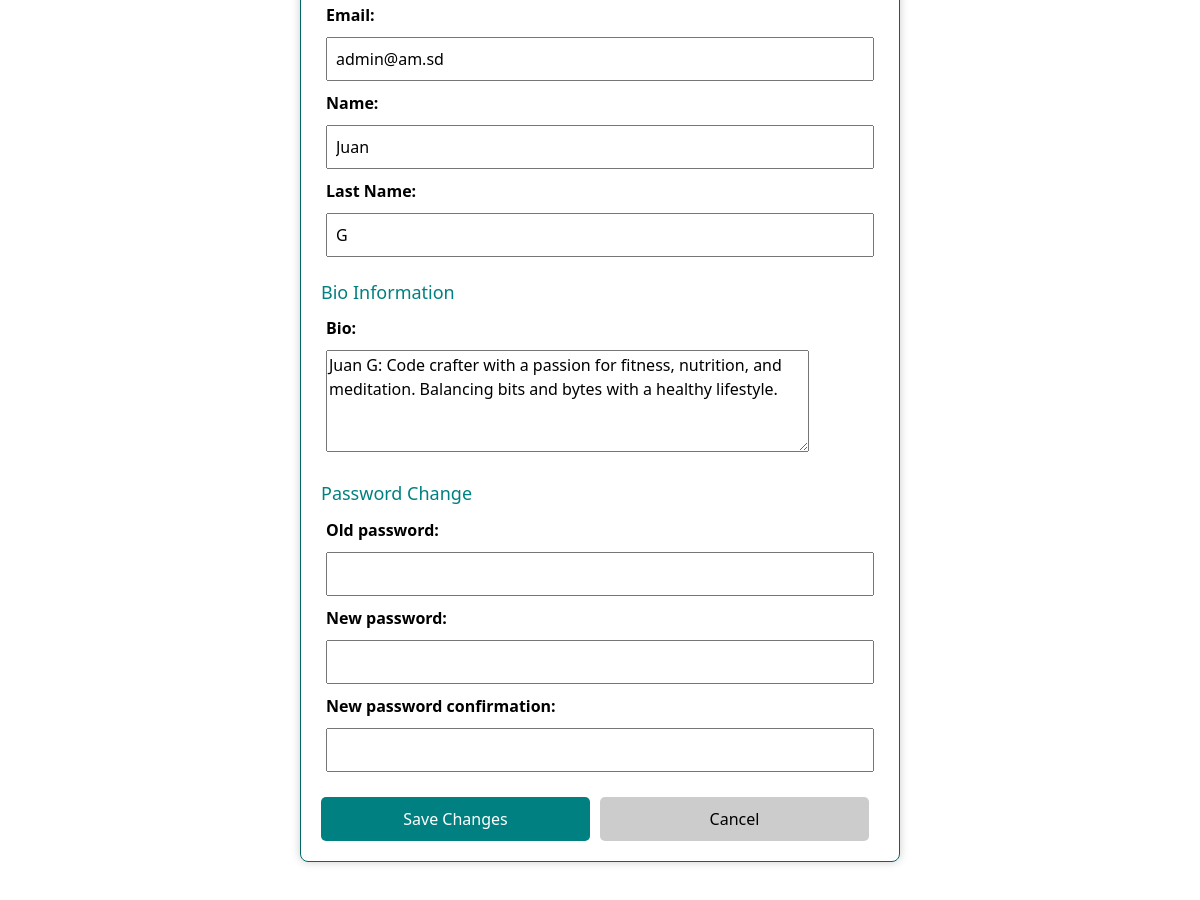
Page /accounts/editar-perfil/admin/ (signed in, middle part) on the earlier database version.
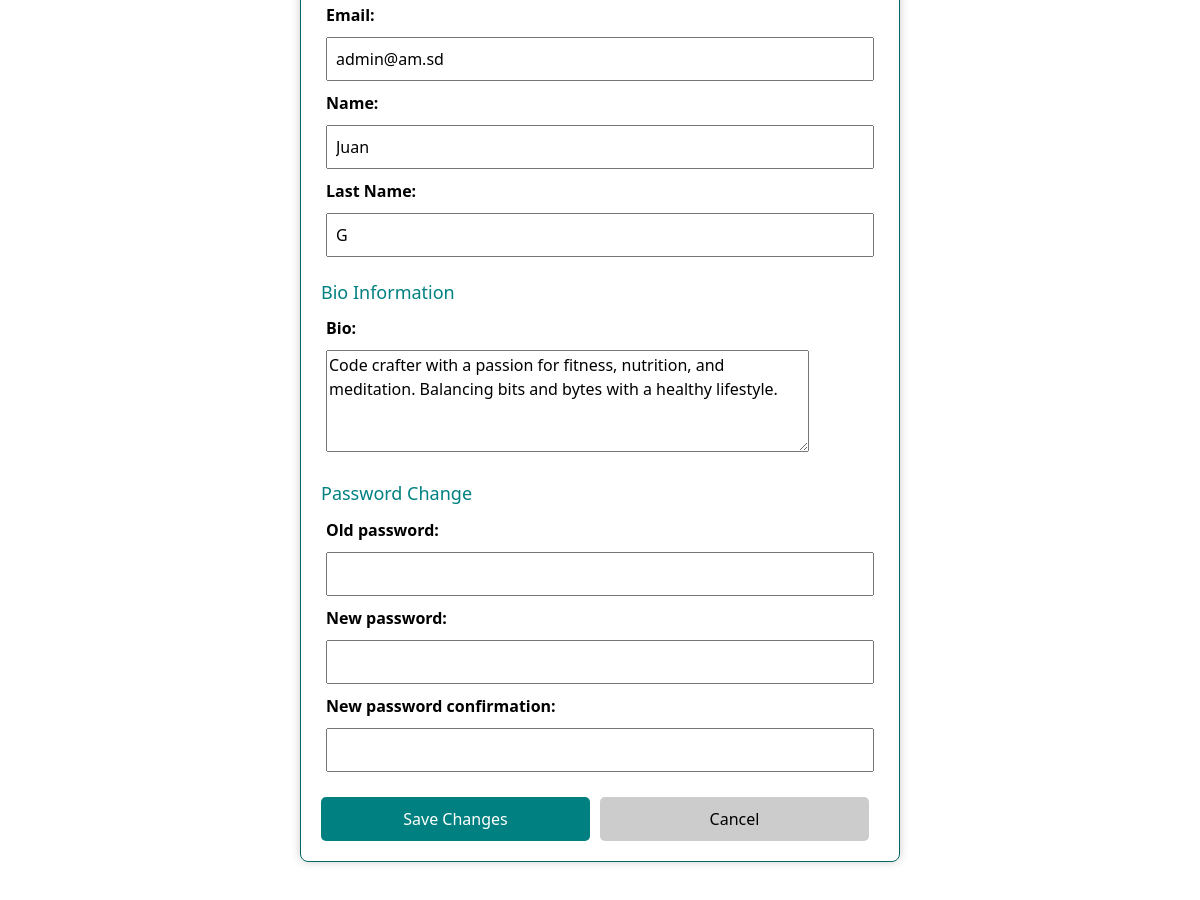
Same page on the later database version.
### accounts/models.py (models this page shows, shortened)
class UserProfile(models.Model):
    user = models.OneToOneField(User, on_delete=models.CASCADE)
    bio = models.TextField(blank=True)

### accounts/views.py (the view, shortened to what this page needs)
# urls.py: path("editar-perfil/<str:username>/", views.editar_perfil_view, name="editar-perfil"),
@login_required
def editar_perfil_view(request, username):
    usuario = get_object_or_404(User, username=username)
    avatar = Avatar.objects.filter(user=usuario).last()
    avatar_url = avatar.imagen.url if avatar is not None else ""
    if request.user.username != username and not request.user.is_superuser:
        return redirect('core:index')  # Adjust 'another-url' to your desired URL
    if request.method == "GET":
        avatar_form = UserAvatarFormulario()
        profile_form = UserEditionFormulario(instance=usuario)
        bio_form = UserProfileForm(instance=usuario.userprofile)
        password_form = CustomPasswordChangeForm(user=usuario)
    return render(
        request,
        "accounts/editar_perfil.html",
        {"avatar_form": avatar_form, "profile_form": profile_form, "bio_form": bio_form, "password_form": password_form, "avatar": avatar},
    )

### accounts/forms.py
class UserAvatarFormulario(forms.ModelForm):
    class Meta:
        model = models.Avatar
        fields = ["imagen"]

class UserEditionFormulario(UserChangeForm):
    email = forms.EmailField(required=False)
    first_name = forms.CharField(label="Name", required=False)
    last_name = forms.CharField(label="Last Name", required=False)
    delete_avatar = forms.BooleanField(
        required=False,
        initial=False,
        widget=forms.CheckboxInput(attrs={'class': 'delete-avatar-checkbox'}),
    )
    class Meta:
        model = UserModel
        fields = ["email", "first_name", "last_name", "delete_avatar"]
        help_texts = {k: "" for k in fields}
    def __init__(self, *args, **kwargs):
        super().__init__(*args, **kwargs)
        self.fields.pop('password', None)

### accounts/context_processors.py (called while the page is built)
def user_avatar(request):
    avatar = None
    if request.user.is_authenticated:
        print(request.user)
        avatar = Avatar.objects.filter(user=request.user).last()
    return {'user_avatar': avatar}

### accounts/templates/accounts/editar_perfil.html (shortened to what this page needs)
{% extends 'core/index.html' %}
{% load static %}
{% block contenido1 %}
    <div class="profile-edit-container">
        <form method="post" enctype="multipart/form-data">
            <div class="form-section">
                <table>
                    {% for field in profile_form %}
                    {% if field.name != "delete_avatar" %}
                        <tr>
                            <td colspan="2">
                                <strong>{{ field.label_tag }}</strong>
                            </td>
                        </tr>
                        <tr>
                            <td>{{ field }}</td>
                        </tr>
                    {% endif %}
                {% endfor %}
                </table>
            </div>
            <div class="form-section">
                <h3>Bio Information</h3>
                <table>
                    {% for field in bio_form %}
                        <tr>
                            <td colspan="2">
                                <strong>{{ field.label_tag }}</strong>
                            </td>
                        </tr>
                        <tr>
                            <td>{{ field }}</td>
                        </tr>
                    {% endfor %}
                </table>
            </div>
            <div class="form-section">
                <h3>Password Change</h3>
                <table>
                    {% for field in password_form %}
                        <tr>
                            <td colspan="2">
                                <strong>{{ field.label_tag }}</strong>
                            </td>
                        </tr>
                        <tr>
                            <td>{{ field }}</td>
                        </tr>
                    {% endfor %}
                </table>
            </div>
            <div class="button-container">
                <input type="submit" value="Save Changes"></input>
                <a href="{% url 'accounts:view-profile' username=user %}" class="cancel-button">Cancel</a>
            </div>
        </form>
    </div>
{% endblock contenido1 %}

Differences in the rows shown:
changed UserProfile: bio "Juan G: Code crafter with a passion for fitness, nutrition, and meditation. Balancing bits and bytes with a healthy lifestyle." → "Code crafter with a passion for fitness, nutrition, and meditation. Balancing bits and bytes with a healthy lifestyle."
